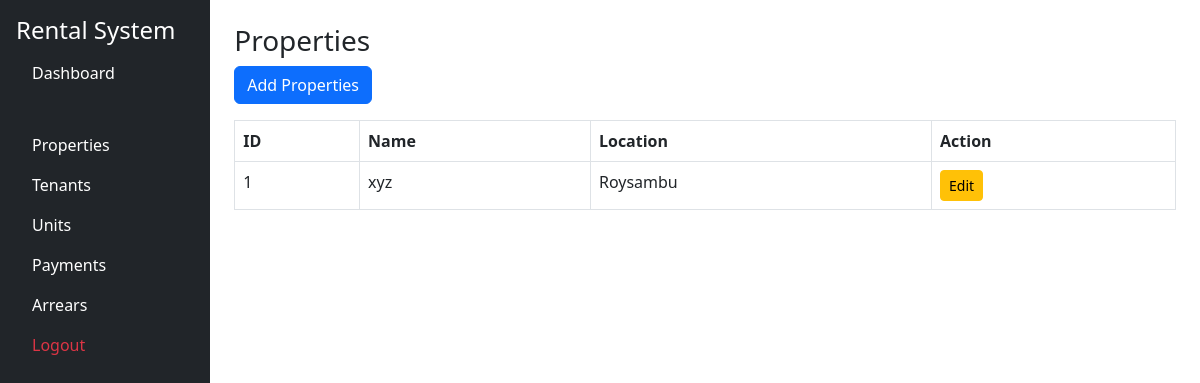
The page /properties (signed in) on the database its author committed.
### models.py (models this page shows)
class Property(db.Model):
    __tablename__ = "properties"
    id = db.Column(db.Integer, primary_key=True)
    name = db.Column(db.String(255), nullable=False)
    location = db.Column(db.String(255), nullable=False)

### app.py (the view)
@app.route("/properties")
def properties():
    if "user" not in session:
        return redirect(url_for("login"))
    properties_list = Property.query.order_by(Property.id.desc()).all()
    return render_template("properties.html", properties=properties_list)

### templates/properties.html
{% extends 'base.html' %}
{% block content %}
<h3>Properties</h3>
<a href="/add_property" class="btn btn-primary mb-3">Add Properties</a>
<table class="table table-bordered">
    <tr>
        <th>ID</th>
        <th>Name</th>
        <th>Location</th>
        <th>Action</th>
    </tr>
    {% for property in properties %}
    <tr>
        <td>{{ property.id }}</td>
        <td>{{ property.name }}</td>
        <td>{{ property.location }}</td>
        <td>
            <a href="/edit_property/{{ property.id }}" class="btn btn-sm btn-warning">Edit</a>
        </td>
    </tr>
    {% endfor %}
</table>
{% endblock %}

### rows shown on the page
Property: id "1", name "xyz", location "Roysambu"
